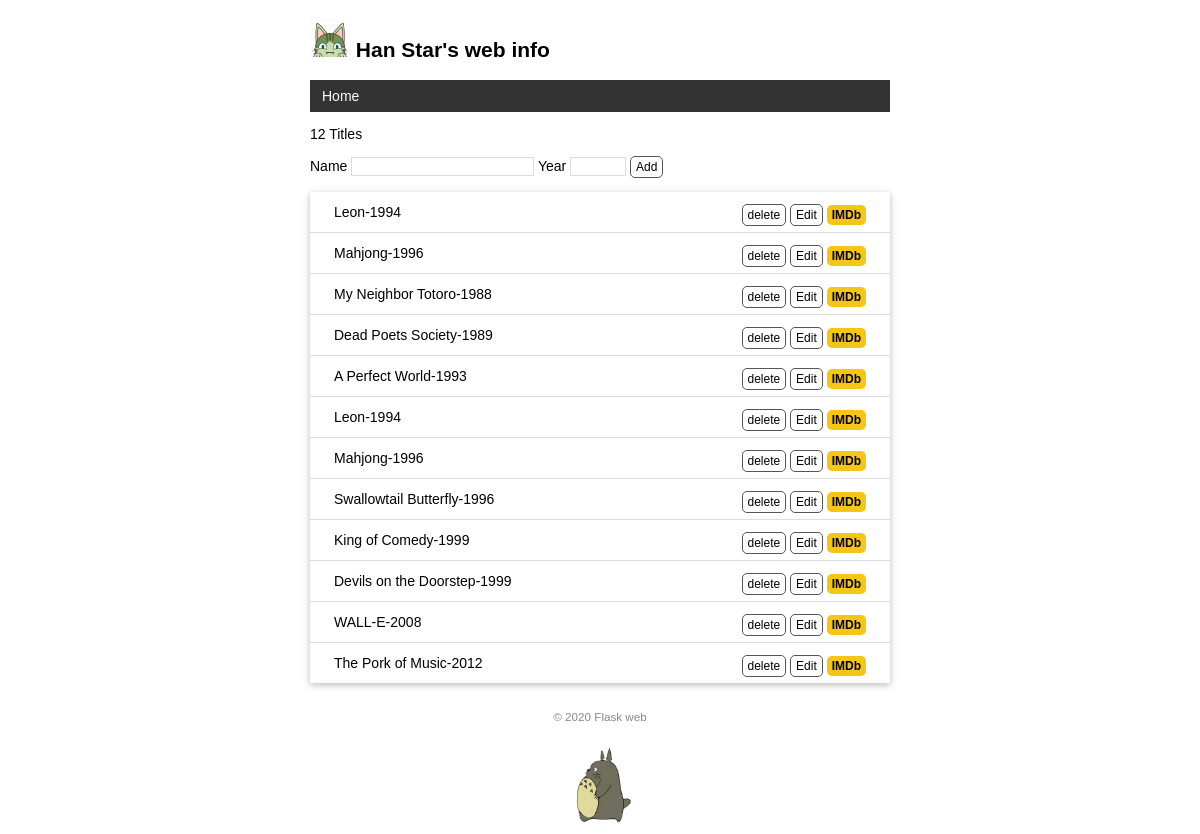
The page / on the database its author committed.
### app.py (models this page shows)
class User(db.Model):
    id = db.Column(db.Integer, primary_key=True)
    name = db.Column(db.String(20))

class Movie(db.Model):
    id = db.Column(db.Integer, primary_key=True)
    title = db.Column(db.String(60))
    year = db.Column(db.String(4))

### app.py (the view, shortened to what this page needs)
@app.route('/', methods=['GET', 'POST'])
def index():
    movies = Movie.query.all()  # 从数据库获取电影
    return render_template('index.html', movies=movies)  # 使用上下文模板函数

### app.py (called while the page is built)
@app.context_processor
def inject_user():
    user = User.query.first()
    return dict(user=user)  # 需要返回字典，等同于return {'user': user}

### templates/index.html
{% extends 'base.html' %}
{% block content %}
<p>{{ movies|length }} Titles</p>
<form method="post">
    Name <input type="text" name="title" autocomplete="off" requ ired>
    Year <input type="text" name="year" autocomplete="off" requi red>
    <input class="btn" type="submit" name="submit" value="Add">
</form>
<ul class="movie-list">
    {% for movie in movies %}
    <li>
        {{ movie.title }}-{{ movie.year }}
        <span class="float-right">
            <form class="inline-form" method="post" action="{{ url_for('delete', movie_id=movie.id) }}">
                <input class='btn' type="submit" name="delete" value="delete" onclick="return confirm('Are you sure?')">
            </form>
                <a class="btn" href="{{ url_for('edit', movie_id=movie.id) }}">Edit</a>
                <a class="imdb" href="https://www.imdb.com/find?q={{ movie.title }}" target="_blank"
                    title="Find this movie on IMDb">IMDb</a>
        </span>
    </li>
    {% endfor %}
</ul>
{% endblock %}

### templates/base.html (shortened to what this page needs)
<!DOCTYPE html>
<html lang="en">
<head>
    {% block head %}
    <link rel="stylesheet" href="{{ url_for('static', filename='style.css') }}" type="text/css">
    {% endblock %}
</head>
<body>
    <h2>
        <img class="avatar" src="{{ url_for('static', filename='images/avatar.png') }}" alt="Avatar">
        {{ user.name }}'s web info
    </h2>
    <nav>
        <ul>
            <li>
                <a href="{{ url_for('index') }}">Home</a>
            </li>
        </ul>
    </nav>
    {% block content %}
    {% endblock %}
    <footer>
        <small>&copy; 2020 Flask web</small>
    </footer>
    <img class="totoro" alt="Walking..." src="{{ url_for('static', filename='images/totoro.gif') }}" </body> </html>

### static/style.css (style rules this page uses)
body { margin: auto; max-width: 580px; font-size: 14px; font-family: Helvetica, Arial, sans-serif; }
footer { color: #888; margin-top: 15px; text-align: center; padding: 10px; }
.avatar { width: 40px; }
.movie-list { list-style-type: none; padding: 0; margin-bottom: 10px; box-shadow: 0 2px 5px 0 rgba(0, 0, 0, 0.16), 0 2px 10px 0 rgba(0, 0, 0, 0.12); }
.movie-list li { padding: 12px 24px; border-bottom: 1px solid #ddd; }
.movie-list li:last-child { border-bottom:none; }
.totoro { display: block; margin: 0 auto; height: 100px; }
nav ul { list-style-type: none; margin: 0; padding: 0; overflow: hidden; background-color: #333; }
nav li { float: left; }
nav li a { display: block; color: white; text-align: center; padding: 8px 12px; text-decoration: none; }
.float-right { float: right; }
.imdb { font-size: 12px; font-weight: bold; color: black; text-decoration: none; background: #F5C518; border-radius: 5px; padding: 3px 5px; }
input[type=submit] { font-family: inherit; }
input[type=text] { border: 1px solid #ddd; }
input[name=year] { width: 50px; }
.btn { font-size: 12px; padding: 3px 5px; text-decoration: none; cursor: pointer; background-color: white; color: black; border: 1px solid #555555; border-radius: 5px; }
.inline-form { display: inline; }

### rows shown on the page
User: name "Han Star"
Movie: title "Leon", year "1994"
Movie: title "Mahjong", year "1996"
Movie: title "My Neighbor Totoro", year "1988"
Movie: title "Dead Poets Society", year "1989"
Movie: title "A Perfect World", year "1993"
Movie: title "Leon", year "1994"
Movie: title "Mahjong", year "1996"
Movie: title "Swallowtail Butterfly", year "1996"
Movie: title "King of Comedy", year "1999"
Movie: title "Devils on the Doorstep", year "1999"
Movie: title "WALL-E", year "2008"
Movie: title "The Pork of Music", year "2012"

### other values the page prints
{{ movies|length }} "12"
